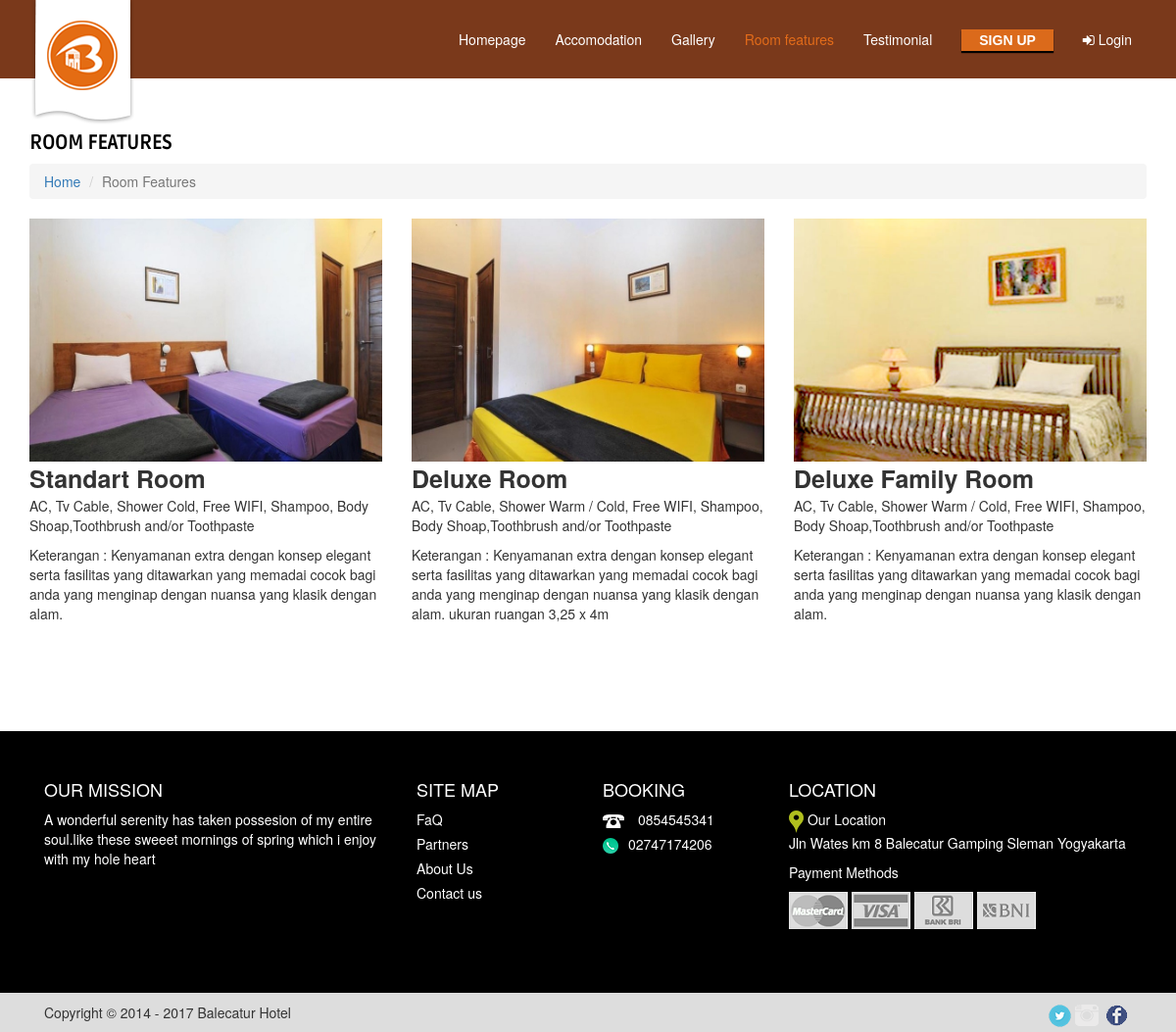
Page /index.php?modul=roomfeature on the committed database.
### tables this page shows
CREATE TABLE IF NOT EXISTS `kategori_kamar` (
  `id_kategori_kamar` varchar(20) NOT NULL,
  `type_kamar` varchar(20) NOT NULL,
  `jumlah_kamar` int(10) NOT NULL,
  `jumlah_kamar_akhir` int(10) NOT NULL,
  `foto_kamar` text NOT NULL,
  `fasilitas` text NOT NULL,
  `deskripsi` text NOT NULL,
  `tarif` varchar(20) NOT NULL
);

### config/koneksi.php (called while the page is built, shortened)
<?php
$site = "http://localhost/balecaturhotel/";
?>

### modulpage/roomfeature.php (the view, shortened to what this page needs)
<div class="row">
	<div class="col-lg-12">
		<div class="post-rulefontorder">
			<h1 class="fnt-style">ROOM FEATURES</h1>
				<ol class="breadcrumb">
				  <li><a href="#">Home</a></li>
				  <li class="active">Room Features</li>
				</ol>
	  		    <div class="row">
				<?php
					$getdatakamar = mysqli_query($konek,"SELECT * FROM kategori_kamar ORDER BY type_kamar DESC");
					while ($data=mysqli_fetch_array($getdatakamar)) {
					$urlpic = $site."uploads/kamar/$data[foto_kamar]";
				?>
	  		    <div class="col-md-4">
	  		    	<div class="box-imagesreen">
		  		    	<a class="fancybox-effects-a" href="<?php echo $urlpic;?>">
			    		<img class="img-responsive" src="<?php echo $urlpic;?>"></a>
	  		    	</div>
	  		    	<div class="judul-roomfeatures">
						<?php echo $data['type_kamar']; ?>
					</div>
					<div>
  		    			<p><?php echo $data['fasilitas']; ?></p>
  		    			<p>Keterangan : <?php echo $data['deskripsi']; ?></p>
					</div>
	  		    </div>
				<?php } ?>
	  		    </div>
		</div>
	</div>
</div>

### frontend/css/basehotel.css (style rules this page uses)
a { color: #000; }
.fnt-style { font-size: 20px;text-align: left;font-family:'rudaregular';font-weight: bold;color: #000; }
.post-rulefontorder { margin-top: 135px;margin-bottom: 100px; }
.judul-roomfeatures { font-size: 25px;font-weight: bold; }

### adminbase/frontend/css/lightbox.css (style rules this page uses)
body:after { content: url(../images/nav-lightbox/close.png) url(../images/nav-lightbox/loading.gif) url(../images/nav-lightbox/prev.png) url(../images/nav-lightbox/next.png); display: none; }

### rows in the picture
kategori_kamar: foto_kamar (picture), type_kamar "Standart Room", fasilitas "AC, Tv Cable, Shower Cold, Free WIFI, Shampoo, Body Shoap,Toothbrush and/or Toothpaste", deskripsi "Kenyamanan extra dengan konsep elegant serta fasilitas yang ditawarkan yang memadai cocok bagi anda yang menginap dengan nuansa yang klasik dengan alam."
kategori_kamar: foto_kamar (picture), type_kamar "Deluxe Room", fasilitas "AC, Tv Cable, Shower Warm / Cold, Free WIFI, Shampoo, Body Shoap,Toothbrush and/or Toothpaste", deskripsi "Kenyamanan extra dengan konsep elegant serta fasilitas yang ditawarkan yang memadai cocok bagi anda yang menginap dengan nuansa yang klasik dengan alam. ukuran ruangan 3,25 x 4m"
kategori_kamar: foto_kamar (picture), type_kamar "Deluxe Family Room", fasilitas "AC, Tv Cable, Shower Warm / Cold, Free WIFI, Shampoo, Body Shoap,Toothbrush and/or Toothpaste", deskripsi "Kenyamanan extra dengan konsep elegant serta fasilitas yang ditawarkan yang memadai cocok bagi anda yang menginap dengan nuansa yang klasik dengan alam."
